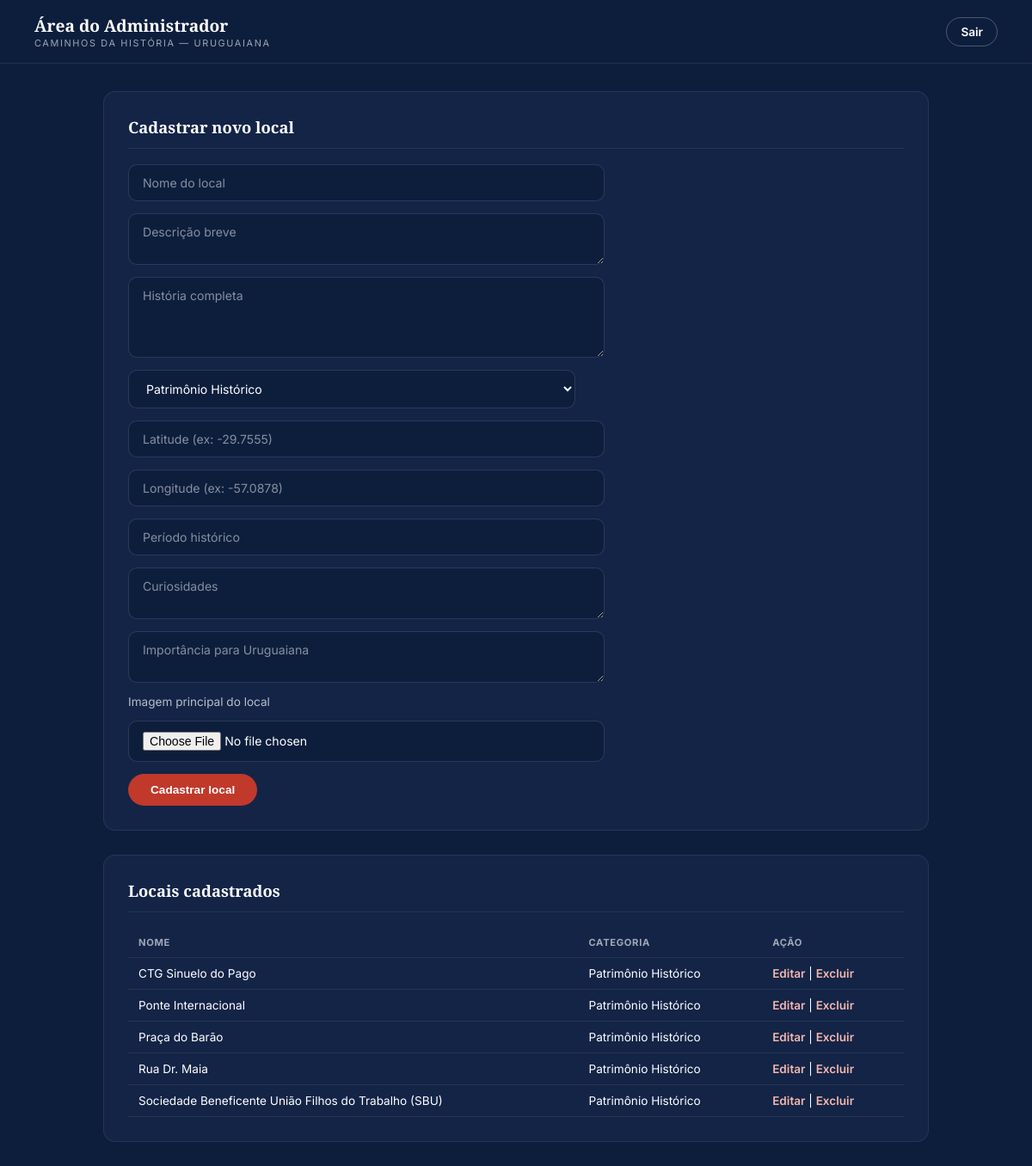
The page /admin-locais.php (signed in) on the database as committed earlier.
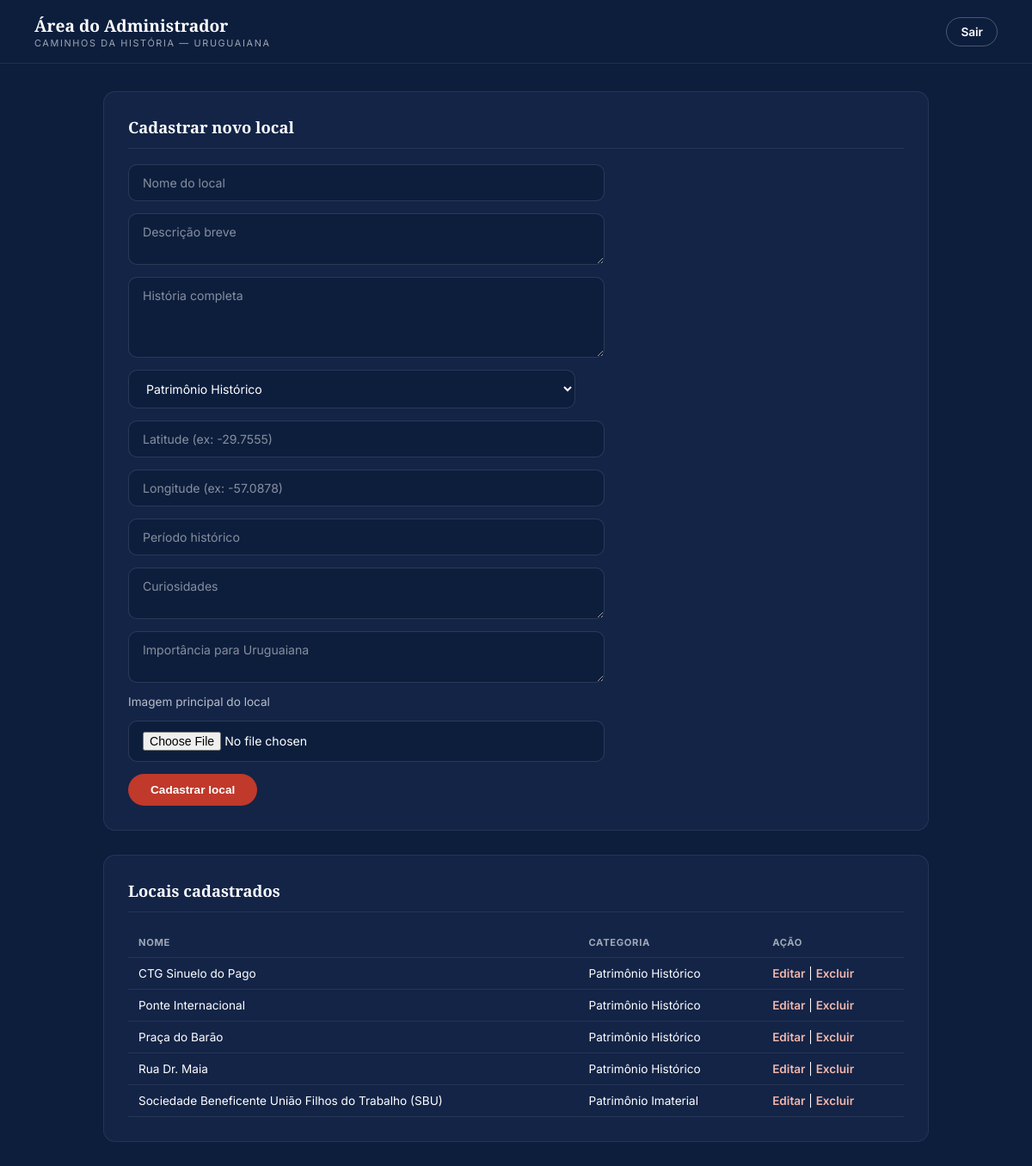
The same page on the database as committed later.
### tables this page shows
CREATE TABLE IF NOT EXISTS `locais` (
  `id` int NOT NULL AUTO_INCREMENT,
  `nome` varchar(150) NOT NULL,
  `descricao` text NOT NULL,
  `historia` text,
  `categoria` varchar(100) NOT NULL,
  `latitude` decimal(10,8) NOT NULL,
  `longitude` decimal(11,8) NOT NULL,
  `imagem` varchar(255),
  `periodo_historico` varchar(100),
  `curiosidades` text,
  `importancia` text,
  `data_cadastro` timestamp DEFAULT CURRENT_TIMESTAMP,
  PRIMARY KEY (`id`)
);

### admin-locais.php (the view, shortened to what this page needs)
<?php
require "conecta.php";
$localEdicao = null;
$categorias = ['Patrimônio Histórico', 'Patrimônio Religioso', 'Patrimônios Imateriais', 'Cultura', 'Tradição Gaúcha', 'Turismo', 'Integração Regional'];
$sqlLocais = "SELECT * FROM locais ORDER BY nome ASC";
$resLocais = mysqli_query($conexao, $sqlLocais);
?>
<!DOCTYPE html>
<html lang="pt-br">
<head>
    <link rel="stylesheet" href="css/admin.css?v=1">
</head>
<body class="admin-page">
    <header class="admin-header">
        <div>
            <h1>Área do Administrador</h1>
            <span class="admin-sub">Caminhos da História — Uruguaiana</span>
        </div>
        <a href="logout.php" class="admin-nav-sair">Sair</a>
    </header>
    <main class="admin-main">
        <section class="admin-card">
            <h2><?php echo $localEdicao ? 'Editar local' : 'Cadastrar novo local'; ?></h2>
            <form method="POST" enctype="multipart/form-data">
                <input type="text" name="nome" placeholder="Nome do local" value="<?php echo $localEdicao['nome'] ?? ''; ?>" required>
                <textarea name="descricao" placeholder="Descrição breve" rows="2" required><?php echo $localEdicao['descricao'] ?? ''; ?></textarea>
                <textarea name="historia" placeholder="História completa" rows="4"><?php echo $localEdicao['historia'] ?? ''; ?></textarea>
                <select name="categoria" required>
                    <?php foreach ($categorias as $cat):
                        $selecionado = (isset($localEdicao['categoria']) && $localEdicao['categoria'] === $cat) ? 'selected' : '';
                    ?>
                        <option value="<?php echo $cat; ?>" <?php echo $selecionado; ?>><?php echo $cat; ?></option>
                    <?php endforeach; ?>
                </select>
                <input type="text" name="latitude" placeholder="Latitude (ex: -29.7555)" value="<?php echo $localEdicao['latitude'] ?? ''; ?>" required>
                <input type="text" name="longitude" placeholder="Longitude (ex: -57.0878)" value="<?php echo $localEdicao['longitude'] ?? ''; ?>" required>
                <input type="text" name="periodo_historico" placeholder="Período histórico" value="<?php echo $localEdicao['periodo_historico'] ?? ''; ?>">
                <textarea name="curiosidades" placeholder="Curiosidades" rows="2"><?php echo $localEdicao['curiosidades'] ?? ''; ?></textarea>
                <textarea name="importancia" placeholder="Importância para Uruguaiana" rows="2"><?php echo $localEdicao['importancia'] ?? ''; ?></textarea>
                <label style="font-size:0.85rem; color:rgba(255,255,255,0.7);">Imagem principal do local</label>
                <input type="file" name="imagem_upload" accept=".jpg,.jpeg,.png,.webp">
                <button type="submit"><?php echo $localEdicao ? 'Salvar alterações' : 'Cadastrar local'; ?></button>
            </form>
        </section>
        <section class="admin-card">
            <h2>Locais cadastrados</h2>
            <table class="admin-table">
                <tr>
                    <th>Nome</th>
                    <th>Categoria</th>
                    <th>Ação</th>
                </tr>
                <?php while ($local = mysqli_fetch_assoc($resLocais)): ?>
                <tr>
                    <td><?php echo $local['nome']; ?></td>
                    <td><?php echo $local['categoria']; ?></td>
                    <td>
                        <a href="admin-locais.php?editar=<?php echo $local['id']; ?>">Editar</a> |
                        <a href="admin-locais.php?excluir=<?php echo $local['id']; ?>">Excluir</a>
                    </td>
                </tr>
                <?php endwhile; ?>
            </table>
        </section>
    </main>
</body>
</html>

Rows that differ between the two databases and show on the page:
changed locais "Sociedade Beneficente União Filhos do Trabalho (SBU)": categoria "Patrimônio Histórico" → "Patrimônio Imaterial"
